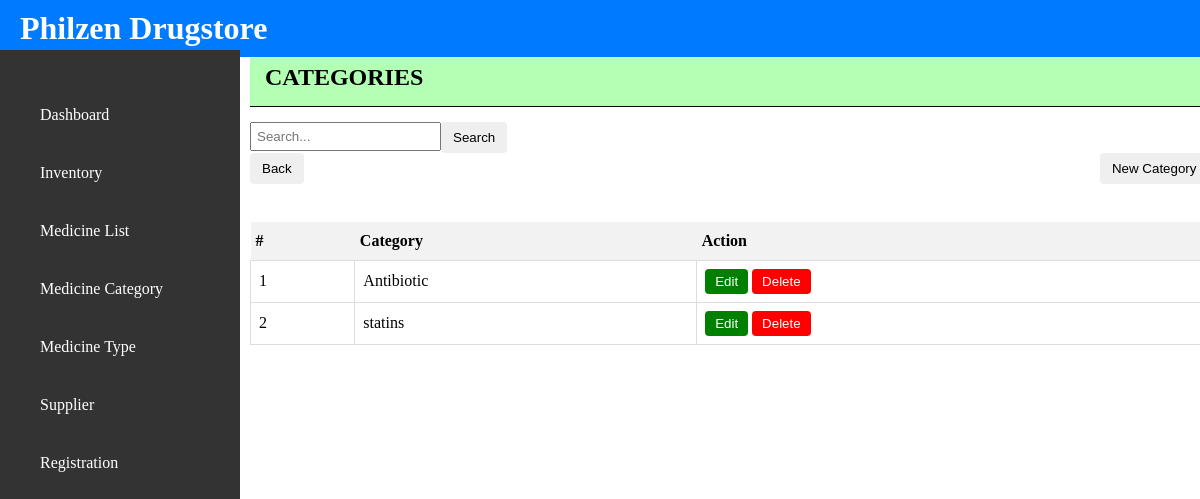
The app's page /admin/med_category.php with its own data.
### tables this page shows
CREATE TABLE `med_category` (
  `id` bigint(200) NOT NULL,
  `category_name` varchar(200) NOT NULL
);

### admin/med_category.php (the view, shortened to what this page needs)
<?php
include('connection.php');
include('header.php');
include('sidebar.php');
if ($_SERVER['REQUEST_METHOD'] === 'GET' && isset($_GET['search'])) {
    $search_text = $_GET['search_text'];
    $query = "SELECT * FROM med_category WHERE category_name LIKE '%$search_text%'";
    $result = $conn->query($query);
} else {
    $query = "SELECT * FROM med_category";
    $result = $conn->query($query);
}
?>
<!DOCTYPE html>
<html>
<head>
</head>
<body>
<div class="form-center">
    <h2 class="user_list">CATEGORIES</h2>
    <div class="search-container;">
        <form method="GET" action="<?php echo $_SERVER['PHP_SELF']; ?>">
            <input type="text" id="search_text" name="search_text" placeholder="Search..." style="float:left; padding: 5px;">
            <button type="submit" id="search-button" name="search">Search</button>
        </form>
    </div>
    <button id="back-button" onclick="goBack()">Back</button>
    <button id="register-button" style="float: right;" onclick="openModal()">New Category</button>
    <br>
    <br>
    <table class="registered_table">
        <tr class="registered_tr">
            <th>#</th>
            <th>Category</th>
            <th>Action</th>
        </tr>
        <?php
        while ($row = $result->fetch_assoc()) {
            echo '<tr>';
            echo '<td>' . $row['id'] . '</td>';
            echo '<td>' . $row['category_name'] . '</td>';
            echo '<td>';
            echo '<button style="background-color: green; color: white; padding: 5px 10px;">Edit</button>';
            echo '<button style="background-color: red; color: white; padding: 5px 10px;">Delete</button>';
            echo '</td>';
            echo '</tr>';
        }
        ?>
    </table>
    <br>
    <br>
</div>
</body>
</html>

### admin/header.php (style rules this page uses)
body { margin: 0; padding: 0; position: fixed; }

### admin/sidebar.php (style rules this page uses)
body { margin: 0; padding: 0; position: fixed; height: auto; width: 81.5%; }

### admin/med_category.php (style rules this page uses)
.form-center { margin-top: 60 px; margin-left: 250px; width: 98%; }
.form-center { margin-top: 5%; }
th { padding: 10px; text-align: left; margin-left: 10px; }
table.registered_table { width: 100%; border-collapse: collapse; margin-top: 20px; margin-left: auto ; margin-right: auto; }
td { border: 1px solid #ddd; padding: 8px; text-align: left; }
th { background-color: #f2f2f2; padding-left: 5px; }
button { cursor: pointer; padding: 8px 12px; border: none; border-radius: 4px; }
h2.user_list { background-color: #b3ffb3; width: 100%; margin: 0; padding: 15px; margin-bottom: 15px; border-bottom: 1px solid black; }

### records on screen
med_category: id "1", category_name "Antibiotic"
med_category: id "2", category_name "statins"
